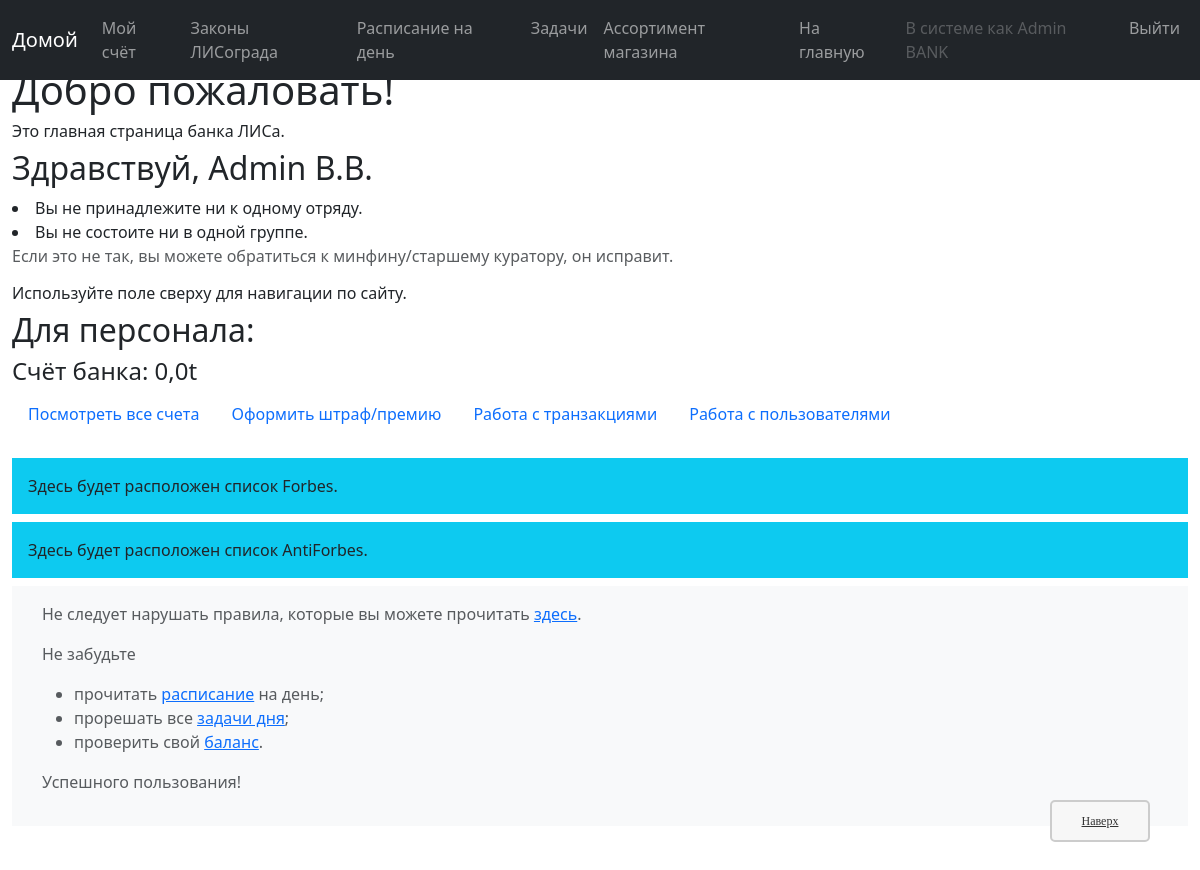
The page /bank/ (signed in) on the database as committed earlier.
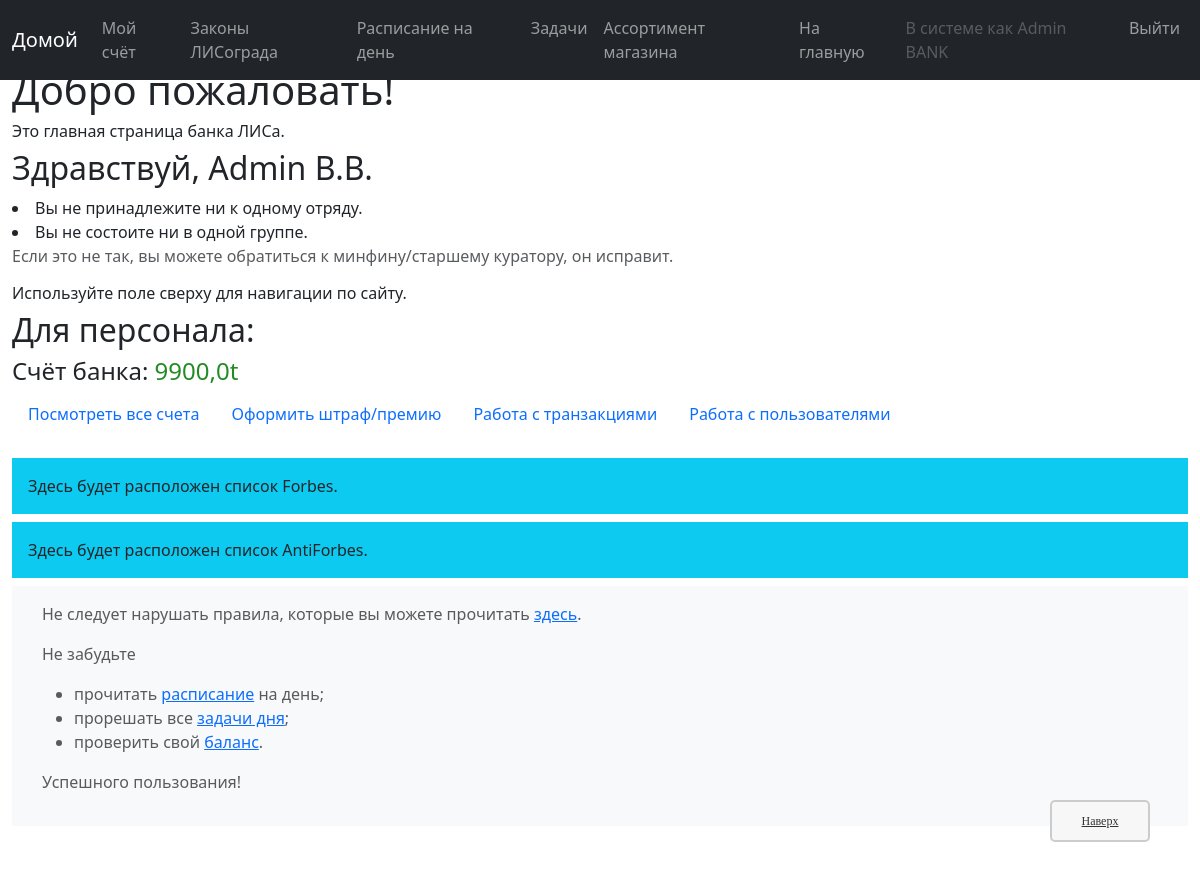
The same page on the database as committed later.
### bank/models.py (models this page shows, shortened)
class account(models.Model):
    user = models.OneToOneField(User, on_delete=models.CASCADE, verbose_name=gc('account, fields, user, verbose_name'))
    balance = models.FloatField(default=0, verbose_name=gc('account, fields, balance, verbose_name'))
    id = models.UUIDField(primary_key=True, default=uuid.uuid4, help_text=gc('account, fields, id, help_text'))#, editable=False)
    first_name = models.CharField(max_length=40, default=gc('account, fields, first_name, default'),
                                  verbose_name=gc('account, fields, first_name, verbose_name'))   #   Имя
    middle_name = models.CharField(max_length=40, default=gc('account, fields, middle_name, default'),
                                   verbose_name=gc('account, fields, middle_name, verbose_name')) #   Отчество
    last_name = models.CharField(max_length=40, default=gc('account, fields, last_name, default'),
                                 verbose_name=gc('account, fields, last_name, verbose_name'))     #   Фамилия
    user_group = models.CharField(max_length=40, choices=EXISTING_GROUPS, default='None',
                                  help_text=gc('account, fields, user_group, help_text'),
                                  verbose_name=gc('account, fields, user_group, verbose_name'))
    party = models.IntegerField(default=0, verbose_name=gc('account, fields, party, verbose_name'))
    theme_self = models.CharField(max_length=50, choices=EXISTING_THEMES, default='default',
                                  help_text=gc('account, fields, theme_self, help_text'),
                                  verbose_name=gc('account, fields, theme_self, verbose_name'))
    account_status = models.CharField(max_length=100, default='', blank=True,
                                      verbose_name=gc('account, fields, account_status, verbose_name'))
    class Meta:
        ordering = ["party", "last_name"]
        permissions = PERMISSIONS
    def __str__(self) -> str:
        return f'{self.last_name} {self.first_name[0]}.{self.middle_name[0]}.'
    def short_name(self) -> str:
        return f'{self.last_name} {self.first_name}'

### bank/views/view_info.py (the view)
def index(request):
    forbes = account.objects.exclude(party=0).order_by('-balance')[:10]
    antiforbes = account.objects.exclude(party=0).order_by('balance')[:3]
    admin = account.objects.get(last_name="Admin")
    for i in antiforbes:
        if i in forbes:
            antiforbes = forbes = None
            break
    readen_status = True
    if request.user.is_authenticated:
        for i in list(chat_and_acc.objects.filter(what_acc=request.user.account)):
            readen_status &= i.readen
    return render(
        request,
        'bank/index.html',
        context={'forbes': forbes, 'antiforbes': antiforbes, 'admin': admin, 'readen_status': readen_status,},
    )

### templates/bank/index.html
{% extends "bank/base_generic.html" %}
{% block content %}
<h1>Добро пожаловать!</h1>
  <h6>Это главная страница банка ЛИСа.</h6>
  {% if user.is_authenticated %}
    <h2>Здравствуй, {{ request.user.account }}</h2>
    <ui>
      {% if request.user.account.party != 0 %}
        <li>Отряд: {{ request.user.account.party }}</li>
      {% else %}
        <li>Вы не принадлежите ни к одному отряду.</li>
      {% endif %}
      {% if request.user.account.group != None %}
        <li>Группа: {{ request.user.account.group }}</li>
      {% else %}
        <li>Вы не состоите ни в одной группе.</li>
        <p class="text-muted">Если это не так, вы можете обратиться к минфину/старшему куратору, он исправит.</p>
      {% endif %}
    </ui>
  {% endif %}
  <h6>Используйте поле сверху для навигации по сайту.</h6>
  {% if perms.bank.staff_ %}
    <h2>Для персонала:</h2>
    <h4>Счёт банка:
      {% if admin.balance > 0 %}
        <span class="green">{{ admin.balance }}t</span>
      {% elif admin.balance < 0 %}
        <span class="red">{{ admin.balance }}t</span>
      {% else %}
        {{ admin.balance }}t
      {% endif %}</h4>
      <ul class="nav">
          <li class="nav-item"><a class="nav-link active" aria-current="page" href="{% url 'accounts' %}">Посмотреть все счета</a></li>
          <li class="nav-item"><a class="nav-link active" aria-current="page" href="{% url 'new-transaction-staff' %}">Оформить штраф/премию</a></li>
          <li class="nav-item"><a class="nav-link active" aria-current="page" href="{% url 'info-staff' %}">Работа с транзакциями</a></li>
          <li class="nav-item"><a class="nav-link active" aria-current="page" href="{% url 'info-users' %}">Работа с пользователями</a></li>
      </ul>
      <br />
  {% endif %}
  {% if forbes %}
  <h2>Список "Forbes":</h2>
  <table class="table table-striped table-hover table-bordered" cellpadding=30px>
    <caption>На них нужно равняться!</caption>
    <thead>
      <tr>
        <th scope="col">#</th>
        <th scope="col">Человек</th>
        <th scope="col">Отряд</th>
        <th scope="col">Баланс</th>
      </tr>
    </thead>
    <tbody>
      {% for element in forbes %}
      <tr>
        <td>{{ element.get_number_f }}</td>
        <td>{{ element }}</td>
        <td>{{ element.party }}</td>
        <td>{% if element.balance > 0 %}
          <span class="green">{{ element.balance }}t</span>
        {% elif element.balance < 0 %}
          <span class="red">{{ element.balance }}t</span>
        {% else %}
          {{ element.balance }}t
        {% endif %}</td>
      </tr>
      {% endfor %}
    </tbody>
    <tfoot>
      <tr>
        <td><b>{{ request.user.account.get_number_f }}</b></td>
        <td><b>{{ request.user.account }}</b></td>
        <td><b>{{ request.user.account.party }}</b></td>
        <td><b>{% if request.user.account.balance > 0 %}
          <span class="green">{{ request.user.account.balance }}t</span>
        {% elif request.user.account.balance < 0 %}
          <span class="red">{{ request.user.account.balance }}t</span>
        {% else %}
          {{ request.user.account.balance }}t
        {% endif %}</b></td>
      </tr>
    </tfoot>
  </table>
  {% else %}
    <p class="p-3 mb-2 bg-info text-dark">Здесь будет расположен список Forbes.</p>
  {% endif %}
  {% if antiforbes %}
  <h2>Список "AntiForbes":</h2>
  <table class="table table-striped table-hover table-bordered" cellpadding=30px>
    <caption>На них не нужно равняться!</caption>
    <thead>
      <tr>
        <th scope="col">#</th>
        <th scope="col">Человек</th>
        <th scope="col">Отряд</th>
        <th scope="col">Баланс</th>
      </tr>
    </thead>
    <tbody>
      {% for element in antiforbes %}
      <tr>
        <td>{{ element.get_number_a }}</td>
        <td>{{ element }}</td>
        <td>{{ element.party }}</td>
        <td>{% if element.balance > 0 %}
          <span class="green">{{ element.balance }}t</span>
        {% elif element.balance < 0 %}
          <span class="red">{{ element.balance }}t</span>
        {% else %}
          {{ element.balance }}t
        {% endif %}</td>
      </tr>
      {% endfor %}
    </tbody>
    <tfoot>
      <tr>
        <td><b>{{ request.user.account.get_number_a }}</b></td>
        <td><b>{{ request.user.account }}</b></td>
        <td><b>{{ request.user.account.party }}</b></td>
        <td><b>{% if request.user.account.balance > 0 %}
          <span class="green">{{ request.user.account.balance }}t</span>
        {% elif request.user.account.balance < 0 %}
          <span class="red">{{ request.user.account.balance }}t</span>
        {% else %}
          {{ request.user.account.balance }}t
        {% endif %}</b></td>
      </tr>
    </tfoot>
  </table>
  {% else %}
    <p class="p-3 mb-2 bg-info text-dark">Здесь будет расположен список AntiForbes.</p>
  {% endif %}
{% endblock %}

Rows that differ between the two databases and show on the page:
changed account: balance "0,0" → "9900,0"
